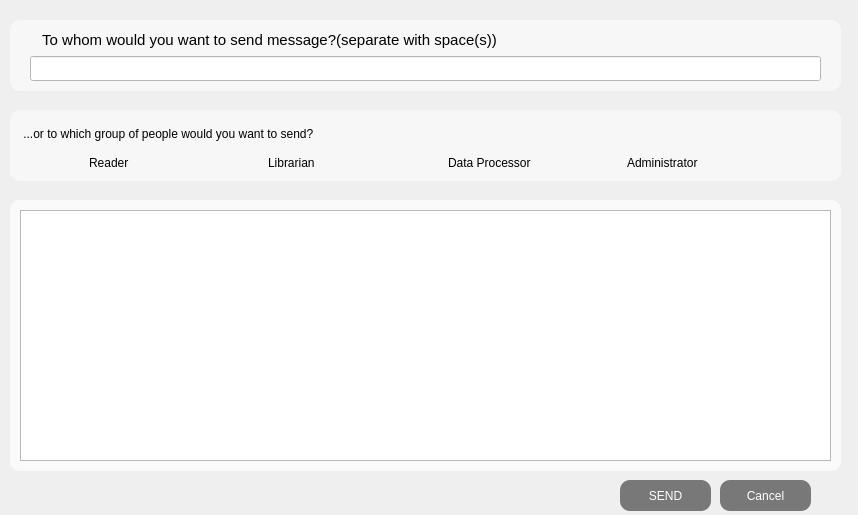
<?xml version="1.0" encoding="UTF-8"?>
<ui version="4.0">
 <class>sendNotification</class>
 <widget class="QDialog" name="sendNotification">
  <property name="geometry">
   <rect>
    <x>0</x>
    <y>0</y>
    <width>858</width>
    <height>515</height>
   </rect>
  </property>
  <property name="windowTitle">
   <string>Dialog</string>
  </property>
  <property name="styleSheet">
   <string notr="true">QCheckBox{
font: 60 12pt &quot;Segoe UI Light&quot;;
}
QPushButton{
font: 25 12pt &quot;Segoe UI Light&quot;;
color: white;
background-color: rgba(0, 0,0,0.5);
border-radius: 10px;
}
QPushButton::hover{
font: 25 12pt &quot;Segoe UI Light&quot;;
color: white;
background-color: rgba(30, 30,30,0.5);
border-radius: 10px;
}
QPushButton::pressed{
font: 25 12pt &quot;Segoe UI Light&quot;;
color: white;
background-color: rgba(80, 80,80,0.5);
border-radius: 10px;
}
#sendNotification{
border-image: url(:/appscreen/Resources/appscreen/Admin_Background.png);
}</string>
  </property>
  <widget class="QFrame" name="frame">
   <property name="geometry">
    <rect>
     <x>10</x>
     <y>20</y>
     <width>831</width>
     <height>71</height>
    </rect>
   </property>
   <property name="styleSheet">
    <string notr="true">#frame{
background-color: rgba(255, 255, 255,0.5);
border-radius: 10px;
}</string>
   </property>
   <property name="frameShape">
    <enum>QFrame::StyledPanel</enum>
   </property>
   <property name="frameShadow">
    <enum>QFrame::Raised</enum>
   </property>
   <widget class="QWidget" name="layoutWidget">
    <property name="geometry">
     <rect>
      <x>0</x>
      <y>0</y>
      <width>831</width>
      <height>71</height>
     </rect>
    </property>
    <layout class="QVBoxLayout" name="verticalLayout_2">
     <property name="leftMargin">
      <number>20</number>
     </property>
     <property name="topMargin">
      <number>10</number>
     </property>
     <property name="rightMargin">
      <number>20</number>
     </property>
     <property name="bottomMargin">
      <number>10</number>
     </property>
     <item>
      <layout class="QHBoxLayout" name="horizontalLayout_2">
       <item>
        <widget class="QLabel" name="label">
         <property name="font">
          <font>
           <family>Segoe UI Symbol</family>
           <pointsize>11</pointsize>
           <weight>50</weight>
           <italic>false</italic>
           <bold>false</bold>
          </font>
         </property>
         <property name="styleSheet">
          <string notr="true">color: black;
background:rgba(255, 255, 255,0);
font: 11pt &quot;Segoe UI Symbol&quot;;
</string>
         </property>
         <property name="text">
          <string>   To whom would you want to send message?(separate with space(s))</string>
         </property>
        </widget>
       </item>
       <item>
        <spacer name="horizontalSpacer">
         <property name="orientation">
          <enum>Qt::Horizontal</enum>
         </property>
         <property name="sizeHint" stdset="0">
          <size>
           <width>398</width>
           <height>20</height>
          </size>
         </property>
        </spacer>
       </item>
      </layout>
     </item>
     <item>
      <widget class="QLineEdit" name="sendLE">
       <property name="sizePolicy">
        <sizepolicy hsizetype="Expanding" vsizetype="Expanding">
         <horstretch>0</horstretch>
         <verstretch>0</verstretch>
        </sizepolicy>
       </property>
       <property name="styleSheet">
        <string notr="true">background: white;</string>
       </property>
      </widget>
     </item>
    </layout>
   </widget>
  </widget>
  <widget class="QFrame" name="frame_2">
   <property name="geometry">
    <rect>
     <x>10</x>
     <y>110</y>
     <width>831</width>
     <height>71</height>
    </rect>
   </property>
   <property name="styleSheet">
    <string notr="true">#frame_2{
background-color: rgba(255,255, 255,0.5);
border-radius: 10px;
}</string>
   </property>
   <property name="frameShape">
    <enum>QFrame::StyledPanel</enum>
   </property>
   <property name="frameShadow">
    <enum>QFrame::Raised</enum>
   </property>
   <widget class="QWidget" name="layoutWidget">
    <property name="geometry">
     <rect>
      <x>0</x>
      <y>0</y>
      <width>831</width>
      <height>73</height>
     </rect>
    </property>
    <layout class="QVBoxLayout" name="verticalLayout">
     <property name="topMargin">
      <number>10</number>
     </property>
     <property name="bottomMargin">
      <number>10</number>
     </property>
     <item>
      <widget class="QLabel" name="label_2">
       <property name="styleSheet">
        <string notr="true">color: black;
background:rgba(255, 255, 255,0);
font: 11pt &quot;Segoe UI Symbol&quot;;
</string>
       </property>
       <property name="text">
        <string>    ...or to which group of people would you want to send?</string>
       </property>
      </widget>
     </item>
     <item>
      <layout class="QHBoxLayout" name="horizontalLayout">
       <property name="leftMargin">
        <number>60</number>
       </property>
       <property name="rightMargin">
        <number>60</number>
       </property>
       <item>
        <widget class="QCheckBox" name="readerCB">
         <property name="styleSheet">
          <string notr="true">color: black;
background:rgba(255, 255, 255,0)</string>
         </property>
         <property name="text">
          <string>Reader</string>
         </property>
        </widget>
       </item>
       <item>
        <widget class="QCheckBox" name="librarianCB">
         <property name="styleSheet">
          <string notr="true">color: black;
background:rgba(255, 255, 255,0)</string>
         </property>
         <property name="text">
          <string>Librarian</string>
         </property>
        </widget>
       </item>
       <item>
        <widget class="QCheckBox" name="dataProcessorCB">
         <property name="styleSheet">
          <string notr="true">color: black;
background:rgba(255, 255, 255,0)</string>
         </property>
         <property name="text">
          <string>Data Processor</string>
         </property>
        </widget>
       </item>
       <item>
        <widget class="QCheckBox" name="administratorCB">
         <property name="styleSheet">
          <string notr="true">color: black;
background:rgba(255, 255, 255,0)</string>
         </property>
         <property name="text">
          <string>Administrator</string>
         </property>
        </widget>
       </item>
      </layout>
     </item>
    </layout>
   </widget>
  </widget>
  <widget class="QFrame" name="frame_3">
   <property name="geometry">
    <rect>
     <x>10</x>
     <y>200</y>
     <width>831</width>
     <height>271</height>
    </rect>
   </property>
   <property name="styleSheet">
    <string notr="true">#frame_3{
background-color: rgba(255, 255, 255,0.7);
border-radius:10px;
}</string>
   </property>
   <property name="frameShape">
    <enum>QFrame::StyledPanel</enum>
   </property>
   <property name="frameShadow">
    <enum>QFrame::Raised</enum>
   </property>
   <widget class="QTextEdit" name="messageTE">
    <property name="geometry">
     <rect>
      <x>10</x>
      <y>10</y>
      <width>811</width>
      <height>251</height>
     </rect>
    </property>
   </widget>
  </widget>
  <widget class="QPushButton" name="sendButton">
   <property name="geometry">
    <rect>
     <x>620</x>
     <y>480</y>
     <width>91</width>
     <height>31</height>
    </rect>
   </property>
   <property name="text">
    <string>SEND</string>
   </property>
  </widget>
  <widget class="QPushButton" name="cancelButton">
   <property name="geometry">
    <rect>
     <x>720</x>
     <y>480</y>
     <width>91</width>
     <height>31</height>
    </rect>
   </property>
   <property name="text">
    <string>Cancel</string>
   </property>
  </widget>
 </widget>
 <resources/>
 <connections/>
</ui>
